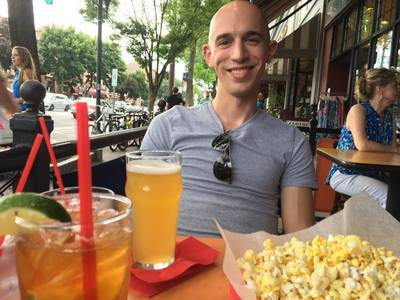
#> input picture otocit/zkusebni-kody/images/saratoga.jpg, 400 x 300 px, given as the content of the folder C:/Users/Adam/Desktop/zdroj, which was not available
$ python rotate_with_sagmentation_and_centering_loop.py
#> lines starting #> are read from the running program, lines starting #| are printed output that depends on the picture; after the words box and inside, x2 and y2 are one past the last pixel; in counts of white or black regions, pixels touching at a corner belong together; pictures that were not available may be replaced by others from this repository, and a replacement may not be noted
# https://www.pyimagesearch.com/2017/01/02/rotate-images-correctly-with-opencv-and-python/

# import the necessary packages
import numpy as np
import argparse
import imutils
import cv2
import os

INPUT_DIR = r"C:\Users\Adam\Desktop\zdroj"
OUTPUT_DIR = r"C:\Users\Adam\Desktop\cil"

COUNT_OF_COPIED_FILES = 0

# zpracovani vsech souboru ve slozce ###################################################################################
for nazevSnimku in os.listdir(INPUT_DIR):

    # if the file does not end in .jpg or .jpeg (case-insensitive) or other formats, continue with the next iteration of the for loop
    if not (nazevSnimku.lower().endswith(".jpg") or
            nazevSnimku.lower().endswith(".jpeg") or
            nazevSnimku.lower().endswith(".png") or
            nazevSnimku.lower().endswith(".tif") or
            nazevSnimku.lower().endswith(".tiff")):
        continue
    # end if

    # show the file name on std out
    print("zpracovava se soubor " + nazevSnimku)

    # get the file name and full path of the current image file
    imageFileWithPath = os.path.join(INPUT_DIR, nazevSnimku)
    # attempt to open the image with OpenCV
    snimek_puvodni = cv2.imread(imageFileWithPath)
#> snimek_puvodni is the input picture: shape (300, 400, 3); mean B, G, R 92.4, 116.5, 141.6
    gray = cv2.cvtColor(snimek_puvodni, cv2.COLOR_BGR2GRAY)
    gray = cv2.GaussianBlur(gray, (3, 3), 0)
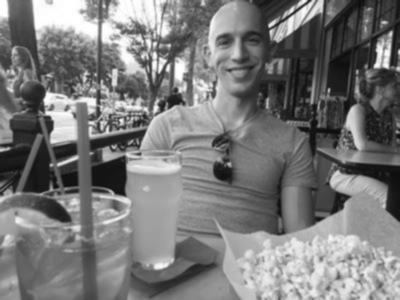
#> gray: shape (300, 400); min 12, max 255, mean 121.3
    edged = cv2.Canny(gray, 20, 100)
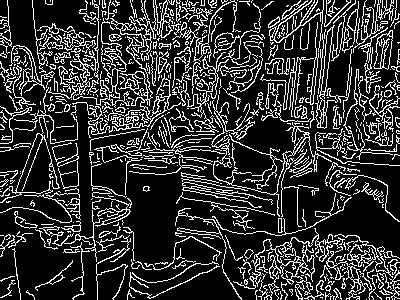
#> edged: shape (300, 400); 20% white in thin lines or dots

    # find contours in the edge map
    cnts = cv2.findContours(edged.copy(), cv2.RETR_EXTERNAL,
                            cv2.CHAIN_APPROX_SIMPLE)
#> cnts = 565 contours, 478 with area under 20; largest, box (x1, y1, x2, y2) and area: (233, 228, 345, 289) 665, (315, 25, 352, 129) 516, (373, 30, 393, 70) 486, (72, 36, 181, 138) 434, (48, 0, 130, 108) 412
    cnts = imutils.grab_contours(cnts)

    # ensure at least one contour was found
    if len(cnts) > 0:
        # grab the largest contour, then draw a mask for the pill
        c = max(cnts, key=cv2.contourArea)
#> c = contour of 659 points, box (x1, y1, x2, y2) (233, 228, 345, 289), area 665
        mask = np.zeros(gray.shape, dtype="uint8")
        cv2.drawContours(mask, [c], -1, 255, -1)
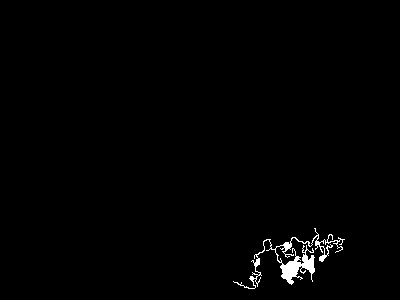
#> mask: shape (300, 400); 0.98% white; 1 white region, box (x1, y1, x2, y2) and area: (233, 228, 345, 289) 1177

        # compute its bounding box of pill, then extract the ROI,
        # and apply the mask
        (x, y, w, h) = cv2.boundingRect(c)
#> x = 233; y = 228; w = 112; h = 61
        imageROI = snimek_puvodni[y:y + h, x:x + w]
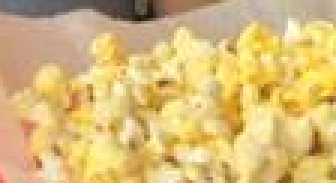
#> imageROI: shape (61, 112, 3) (shown 3 times larger); mean B, G, R 120.4, 186.8, 217
        maskROI = mask[y:y + h, x:x + w]
#> maskROI: shape (61, 112); 17.2% white; 1 white region, box (x1, y1, x2, y2) and area: (0, 0, 112, 61) 1177
        imageROI = cv2.bitwise_and(imageROI, imageROI, mask=maskROI)
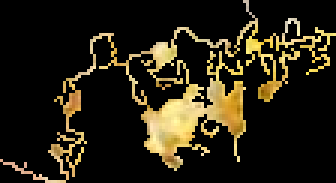
#> imageROI: shape (61, 112, 3) (shown 3 times larger); mean B, G, R 19.3, 33.5, 39.1

        # loop over the rotation angles
        for angle in np.arange(0, 360, 15):
            snimek_otoceny = imutils.rotate(imageROI, angle)
            cv2.imshow("Rotated (Problematic)", snimek_otoceny)
            cv2.waitKey(0)

        # loop over the rotation angles again, this time ensure the
        # entire pill is still within the ROI after rotation
        for angle in np.arange(0, 360, 15):
            snimek_otoceny = imutils.rotate_bound(imageROI, angle)
            cv2.imshow("Rotated (Correct)", snimek_otoceny)
            cv2.waitKey(0)
#> this loop made 24 passes
#> pass 3, `snimek_otoceny = imutils.rotate_bound(imageROI, angle)`:
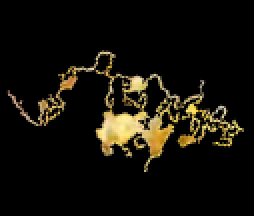
#> snimek_otoceny: shape (108, 127, 3) (shown 2 times larger); mean B, G, R 9.6, 16.7, 19.5

new_name = "FAKE_OTOCENA_" + nazevSnimku

# Save the file to the new path
new_name = os.path.join(OUTPUT_DIR, new_name)
print(new_name)

cv2.imwrite(new_name, snimek_otoceny)
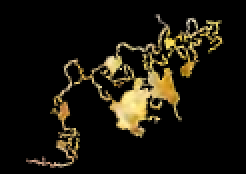
#> saved as FAKE_OTOCENA_saratoga.jpg: shape (87, 123, 3) (shown 2 times larger); mean B, G, R 12.3, 21.4, 25

# end for
